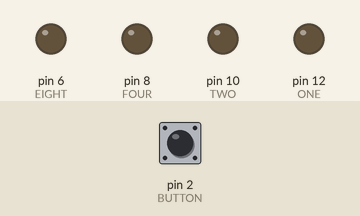
Recording of a sketch running on a simulated Arduino Uno, built with avr-gcc and run on an emulated ATmega328P. Shown: output pins drawn as LEDs (lit = HIGH). The inputs (shaded band) are chosen by the test bench; at power-on: pin 2 (BUTTON) LOW.

Above: at 1.2 s.
1.3 s: pin 2 (BUTTON) pulled HIGH for 0.15 s
At 1.8 s:
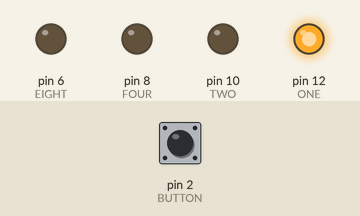
2.9 s: pin 2 (BUTTON) pulled HIGH for 1 s
At 4.2 s:
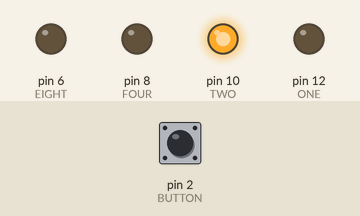
5.4 s: pin 2 (BUTTON) pulled HIGH for 0.15 s
At 6.1 s:
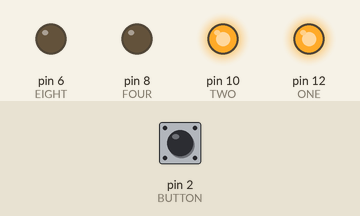
7.0 s: pin 2 (BUTTON) pulled HIGH for 3.2 s
At 7.4 s:
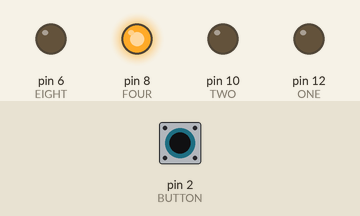
11.7 s: pin 2 (BUTTON) pulled HIGH for 0.15 s
At 12.1 s:
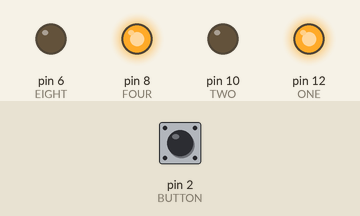
13.3 s: pin 2 (BUTTON) pulled HIGH for 1 s
At 14.5 s:
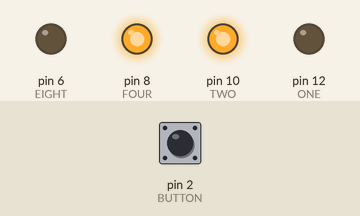
Timing chart, 0 to 16.3 s (numbered marks = the images above; inputs shaded):
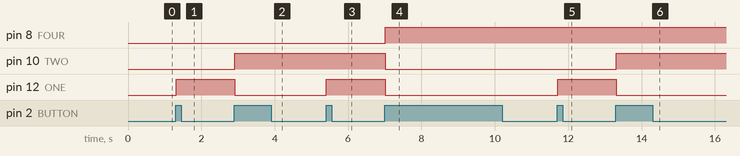

Measured:
- after the input at 1.3 s, pin 12 (ONE): LOW → HIGH at once
- after the input at 2.9 s, pin 10 (TWO): LOW → HIGH at once; pin 12 (ONE): HIGH → LOW at once
- after the input at 5.4 s, pin 12 (ONE): LOW → HIGH at once
- after the input at 7.0 s, pin 8 (FOUR): LOW → HIGH at once; pin 10 (TWO), pin 12 (ONE): HIGH → LOW at once
- after the input at 11.7 s, pin 12 (ONE): LOW → HIGH at once
- after the input at 13.3 s, pin 10 (TWO): LOW → HIGH at once; pin 12 (ONE): HIGH → LOW at once

The sketch:

led_binary_counter.ino
```cpp
// This sketch uses four LEDs to count to visually
// count from 0 to 15. Each time a button is pushed
// the counter increases and displays the number in
// binary by lighting up the appropriate LED. Once the
// counter hits 16 it is reset to 0.

// Declare pins for the four LEDs and the button.
const byte ONE = 12;
const byte TWO = 10;
const byte FOUR = 8;
const byte EIGHT = 6;
const byte BUTTON = 2;

// Declare variables
byte counter = 0;  // Keep track of the number of button pushes.
byte bval = 0;  // Keep track of the previous value for the button.

// Setup our pins
void setup() {
  pinMode(ONE, OUTPUT);
  pinMode(TWO, OUTPUT);
  pinMode(FOUR, OUTPUT);
  pinMode(EIGHT, OUTPUT);
  pinMode(BUTTON, INPUT);
}

// Read the button value and compare it to the previous value.
// The previous button value is stored in *old.
//
// Returns true if the button was pushed and false if not.
boolean read_button(const byte *button, byte *old) {
  boolean pushed = false;
  byte val = digitalRead(*button);

  if ((val == HIGH) and (*old == LOW)) {
    delay(10);
    pushed = true;
  }

  *old = val;
  return pushed;
}

// Use div and mod to determine which LEDs should be on and light
// them up.
void write_number(byte c) {
  digitalWrite(EIGHT, c / 8);
  c = c % 8;
  digitalWrite(FOUR, c / 4);
  c = c % 4;
  digitalWrite(TWO, c / 2);
  c = c % 2;
  digitalWrite(ONE, c);
}

// Run the main loop. Check for a button push. If the button is pushed
// update the counter. If the counter goes to 16 reset it to zero.
// Finally, display the value on the LEDs.
void loop() {
  boolean val = read_button(&BUTTON, &bval);
  if (val) { counter++; }
  counter = counter % 16;  // Roll the counter at 16.
  write_number(counter);
}
```
